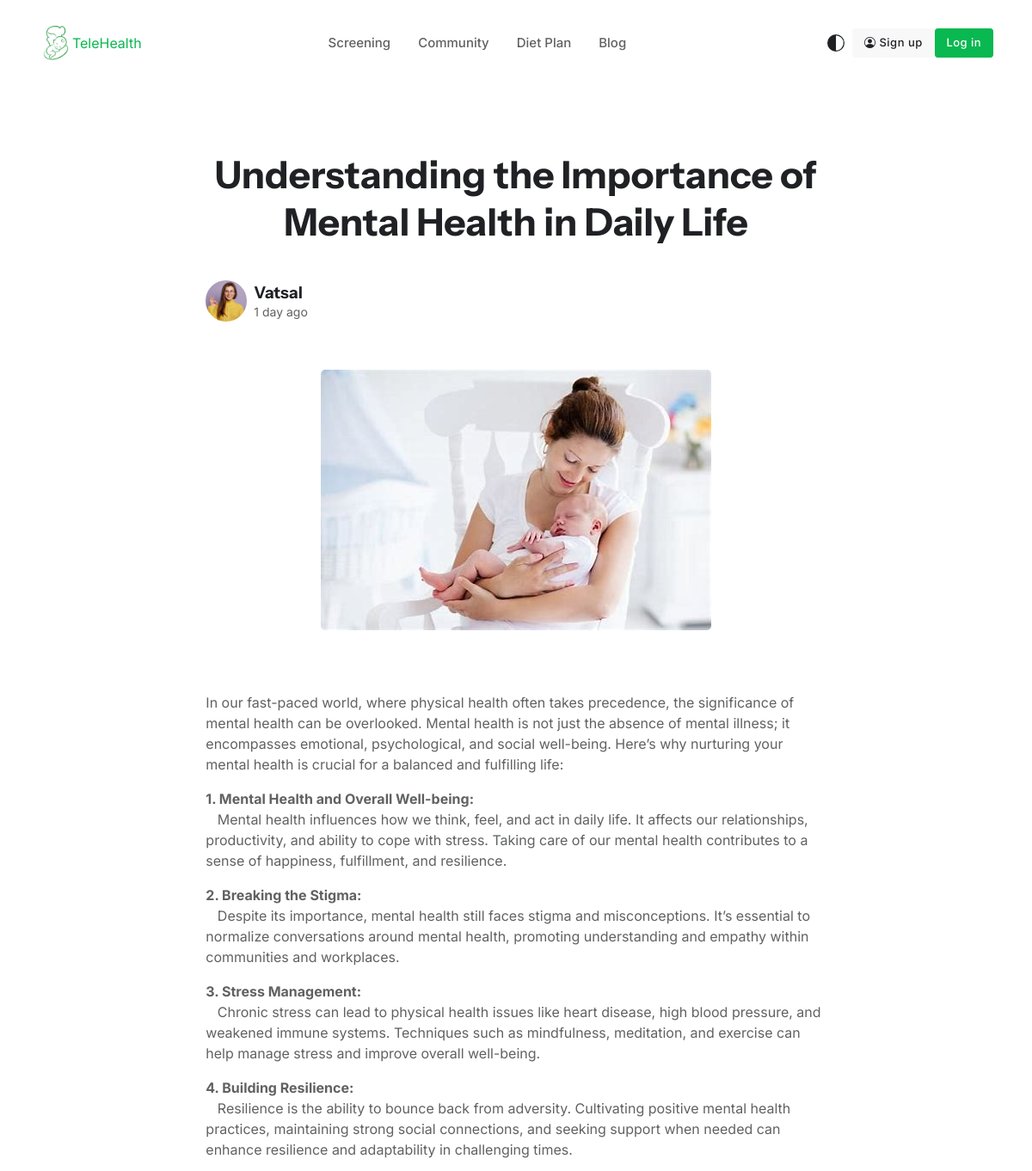
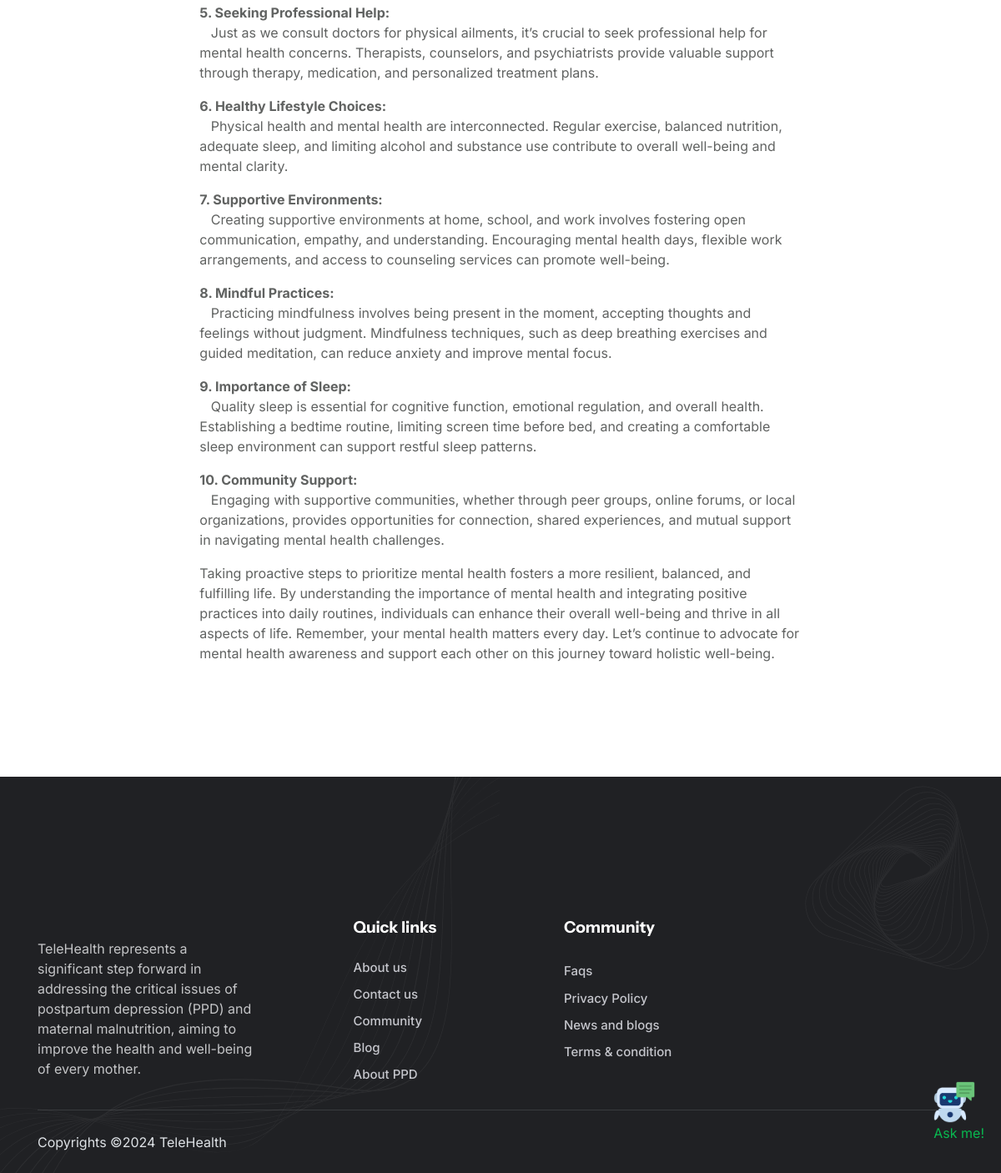
/post/understanding-the-importance-of-mental-health-in-d/, run on the app's committed database (2 pictures, top to bottom).
### core/models.py (models this page shows, shortened)
class post(models.Model):
    title = models.CharField(max_length=100)
    user = models.CharField(max_length=70, default=None)
    post_img = models.ImageField(upload_to='post_images', null=True, blank=True)
    slug = AutoSlugField(populate_from='title', unique=True,null=True,default=None)
    body = RichTextField(blank=True,null=True,max_length=100000)

### core/views.py (the view)
# urls.py: path('post/<slug>/',views.posts,name='posts'),
def posts(request, slug):
    bpost = post.objects.get(slug=slug)
    return render(request, 'post.html',{'bpost':bpost})

### templates/post.html (shortened to what this page needs)
{% extends "base.html" %}
{% load static %}
{% load django_bootstrap5 %}
	{% block content %}
<main>
<section class="pt-8 pt-xl-9">
	<div class="container">
		<div class="row g-4 g-lg-6">
			<div class="col-lg-8 mx-auto text-center">
				<h1 class="h2 mb-0">{{bpost.title}}</h1>
				<div class="d-sm-flex justify-content-center justify-content-sm-between align-items-center text-start mt-5">
					<div class="d-flex justify-content-center align-items-center mb-5 mb-sm-0">
						<div class="avatar flex-shrink-0">
							<img class="avatar-img rounded-circle" src="assets/images/avatar/05.jpg" alt="avatar">
						</div>
						<div class="ms-2">
							<h6 class="mb-0"><a href="#">{{bpost.user}}</a></h6>
							<small>1 day ago</small>
						</div>
					</div>
				</div>
			</div>
			<div class="col-lg-10 mx-auto text-center">
				<img src="{{bpost.post_img.url}}" class="img-fluid rounded" alt="blog-img">
			</div>
			<div class="col-lg-8 mx-auto">
				<p>{{bpost.body|safe}}</p>
			</div>
		</div>
	</div>
</section>
</main>
{% endblock content %}

### data on the page
post: title "Understanding the Importance of Mental Health in Daily Life", user "Vatsal", post_img (picture), body "In our fast-paced world, where physical health often takes precedence, the significance of mental health can be overlooked. Mental health is not just the absence of mental illness; it encompasses emotional, psychological, and social well-being. Here’s why nurturing your mental health is crucial for a balanced and fulfilling life: 1. Mental Health and Overall Well-being: Mental health influences how we think, feel, and act in daily life. It affects our relationships, productivity, and ability to cope with stress. Taking care of our mental health contributes to a sense of happiness, fulfillment, and resilience. 2. Breaking the Stigma: Despite its importance, mental health still faces stigma…"
